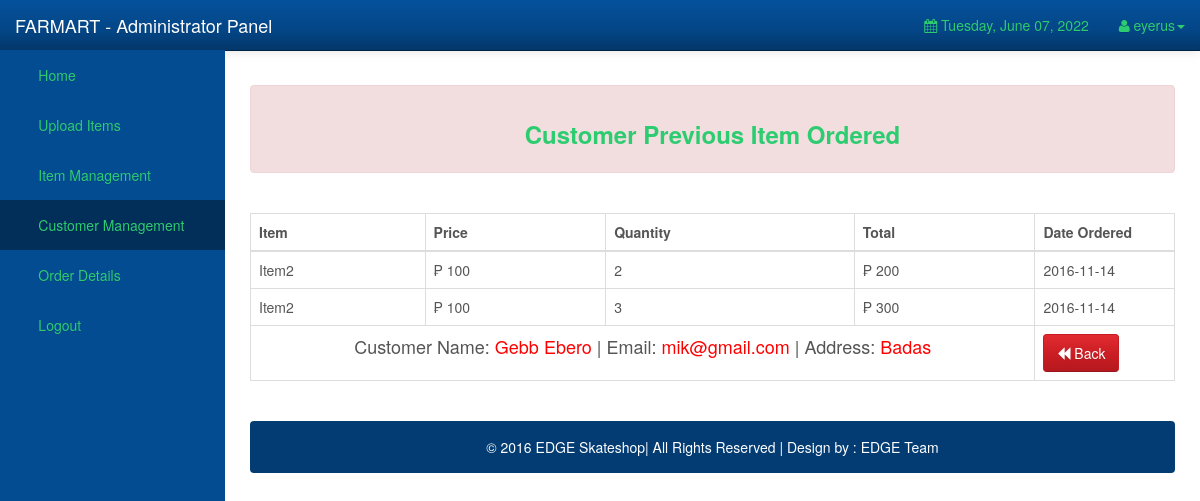
The app's page /Admin/admin/previous_orders.php?previous_id=4 (signed in) with its own data.
### tables this page shows
CREATE TABLE `orderdetails` (
  `order_id` int(10) UNSIGNED NOT NULL,
  `user_id` int(11) NOT NULL DEFAULT 0,
  `order_name` varchar(1000) NOT NULL DEFAULT '',
  `order_price` double NOT NULL DEFAULT 0,
  `order_quantity` int(10) UNSIGNED NOT NULL DEFAULT 0,
  `order_total` double NOT NULL DEFAULT 0,
  `order_status` varchar(45) NOT NULL DEFAULT '',
  `order_date` date NOT NULL DEFAULT '0000-00-00'
);

CREATE TABLE `users` (
  `user_id` int(11) NOT NULL,
  `user_email` varchar(1000) NOT NULL,
  `user_password` varchar(1000) NOT NULL,
  `user_firstname` varchar(1000) NOT NULL,
  `user_lastname` varchar(1000) NOT NULL,
  `user_address` varchar(1000) NOT NULL
);

### Admin/admin/previous_orders.php (the view, shortened to what this page needs)
<?php
	require_once 'config.php';
	if(isset($_GET['previous_id']) && !empty($_GET['previous_id']))
	{
		$view_id = $_GET['previous_id'];
		$stmt_edit = $DB_con->prepare('SELECT * FROM users WHERE user_id=:user_id');
		$stmt_edit->execute(array(':user_id'=>$view_id));
		$edit_row = $stmt_edit->fetch(PDO::FETCH_ASSOC);
		extract($edit_row);
	}
	else
	{
		header("Location: customers.php");
	}
?>
<!DOCTYPE html>
<html lang="en">
<head>
    <link rel="stylesheet" type="text/css" href="bootstrap/css/bootstrap.min.css" />
    <link rel="stylesheet" type="text/css" href="font-awesome/css/font-awesome.min.css" />
    <link rel="stylesheet" type="text/css" href="css/local.css" />
</head>
<body>
    <div id="wrapper">
        <nav class="navbar navbar-inverse navbar-fixed-top" role="navigation">
            <div class="navbar-header">
                <a class="navbar-brand" href="index.php">FARMART - Administrator Panel</a>
            </div>
            <div class="collapse navbar-collapse navbar-ex1-collapse">
                <ul class="nav navbar-nav side-nav">
                    <li><a href="index.php" style="color:#2ecc71"> &nbsp; &nbsp; &nbsp; Home</a></li>
					<li><a data-toggle="modal" data-target="#uploadModal" style="color:#2ecc71"> &nbsp; &nbsp; &nbsp; Upload Items</a></li>
					<li><a href="items.php" style="color:#2ecc71"> &nbsp; &nbsp; &nbsp; Item Management</a></li>
					<li class="active"><a href="customers.php" style="color:#2ecc71"> &nbsp; &nbsp; &nbsp; Customer Management</a></li>
					<li><a href="orderdetails.php" style="color:#2ecc71"> &nbsp; &nbsp; &nbsp; Order Details</a></li>
					<li><a href="logout.php" style="color:#2ecc71"> &nbsp; &nbsp; &nbsp; Logout</a></li>
                </ul>
                <ul class="nav navbar-nav navbar-right navbar-user">
                    <li class="dropdown messages-dropdown">
                        <a href="#" style="color:#2ecc71"><i class="fa fa-calendar"></i>  <?php
                            $Today=date('y:m:d');
                            $new=date('l, F d, Y',strtotime($Today));
                            echo $new; ?></a>
                    </li>
                     <li class="dropdown user-dropdown">
                        <a href="#" class="dropdown-toggle" data-toggle="dropdown" style="color:#2ecc71"><i class="fa fa-user"></i> <?php   extract($_SESSION); echo $admin_username; ?><b class="caret"></b></a>
                    </li>
                </ul>
            </div>
        </nav>
        <div id="page-wrapper">
			 <div class="alert alert-danger">
                          <center> <h3 style="color:#2ecc71"><strong>Customer Previous Item Ordered</strong> </h3></center>
						  </div>
						  <br />
						  <div class="table-responsive">
            <table class="display table table-bordered" id="example" cellspacing="0" width="100%">
              <thead>
                <tr>
                  <th>Item</th>
                  <th>Price</th>
				  <th>Quantity</th>
                  <th>Total</th>
				  <th>Date Ordered</th>
                </tr>
              </thead>
              <tbody>
			  <?php
include("config.php");
	$stmt = $DB_con->prepare("SELECT * FROM orderdetails where user_id='$user_id' and order_status='Ordered_Finished'");
	$stmt->execute();
	if($stmt->rowCount() > 0)
	{
		while($row=$stmt->fetch(PDO::FETCH_ASSOC))
		{
			extract($row);
			?>
                <tr>
                 <td><?php echo $order_name; ?></td>
				 <td>&#8369; <?php echo $order_price; ?> </td>
				 <td><?php echo $order_quantity; ?></td>
				 <td>&#8369; <?php echo $order_total; ?></td>
				  <td><?php echo $order_date; ?></td>
                </tr>
              <?php
		}
		echo "<tr>";
		echo "<td colspan='4' align='center' style='font-size:18px;'>"."Customer Name: <span style='color:red;'>".$user_firstname." ".$user_lastname."</span> | "."Email: <span style='color:red;'>".$user_email."</span> | "."Address: <span style='color:red;'>".$user_address." </span>";
		echo "</td>";
		echo "<td>"."<a class='btn btn-danger' href='customers.php'><span class='glyphicon glyphicon-backward'></span> Back<a/>";
		echo "</td>";
		echo "</tbody>";
		echo "</table>";
		echo "</div>";
		echo "<br />";
		echo '<div class="alert alert-default" style="background-color:#033c73;">
                       <p style="color:white;text-align:center;">
                       &copy 2016 EDGE Skateshop| All Rights Reserved |  Design by : EDGE Team
						</p>
                    </div>
	</div>';
		echo "</div>";
	}
?>
	<br />
	<br />
</body>
</html>

### Admin/admin/css/local.css (style rules this page uses)
#wrapper { padding-left: 0; }
#page-wrapper { width: 100%; padding: 5px 15px; }
body { font-family: "Helvetica Neue", Helvetica, Arial, sans-serif; font-size: 14px; line-height: 1.42857143; color: #555555; background-color: #ffffff; }
.btn { display: inline-block; margin-bottom: 0; font-weight: normal; text-align: center; vertical-align: middle; cursor: pointer; background-image: none; border: 1px solid transparent; white-space: nowrap; padding: 8px 12px; font-size: 14px; line-height: 1.42857143; border-radius: 4px; -webkit-user-select: none; -moz-user-select: none; -ms-user-select: none; user-select: none; }
.btn-danger { color: #ffffff; background-color: #c71c22; border-color: #c71c22; }
.navbar-inverse { background-color: #033c73; border-color: #022f5a; }
.navbar-inverse .navbar-brand { color: #ffffff; }
.navbar-inverse .navbar-nav > li > a { color: #ffffff; }
.navbar-inverse .navbar-nav > .active > a, .navbar-inverse .navbar-nav > .active > a:hover, .navbar-inverse .navbar-nav > .active > a:focus { color: #ffffff; background-color: #022f5a; }
.navbar-inverse .navbar-collapse, .navbar-inverse .navbar-form { border-color: #022a50; }
.alert-danger { background-color: #f2dede; border-color: #eed3d7; color: #b94a48; }
.navbar { background-image: -webkit-linear-gradient(#54b4eb, #2fa4e7 60%, #1d9ce5); background-image: linear-gradient(#54b4eb, #2fa4e7 60%, #1d9ce5); background-repeat: no-repeat; filter: progid:DXImageTransform.Microsoft.gradient(startColorstr='#ff54b4eb', endColorstr='#ff1d9ce5', GradientType=0); border-bottom: 1px solid #178acc; filter: none; -webkit-box-shadow: 0 1px 10px rgba(0, 0, 0, 0.1); box-shadow: 0 1px 10px rgba(0, 0, 0, 0.1); }
.navbar .navbar-nav > li > a, .navbar-brand { text-shadow: 0 1px 0 rgba(0, 0, 0, 0.1); }
.navbar-inverse { background-image: -webkit-linear-gradient(#04519b, #044687 60%, #033769); background-image: linear-gradient(#04519b, #044687 60%, #033769); background-repeat: no-repeat; filter: progid:DXImageTransform.Microsoft.gradient(startColorstr='#ff04519b', endColorstr='#ff033769', GradientType=0); filter: none; border-bottom: 1px solid #022241; }
.btn { text-shadow: 0 1px 0 rgba(0, 0, 0, 0.1); }
.btn-danger { background-image: -webkit-linear-gradient(#e12b31, #c71c22 60%, #b5191f); background-image: linear-gradient(#e12b31, #c71c22 60%, #b5191f); background-repeat: no-repeat; filter: progid:DXImageTransform.Microsoft.gradient(startColorstr='#ffe12b31', endColorstr='#ffb5191f', GradientType=0); filter: none; border-bottom: 1px solid #9a161a; }
.clearfix:before, .clearfix:after, .container:before, .container:after, .container-fluid:before, .container-fluid:after, .row:before, .row:after, .form-horizontal .form-group:before, .form-horizontal .form-group:after, .btn-toolbar:before, .btn-toolbar:after, .btn-group-vertical > .btn-group:before, .btn-group-vertical > .btn-group:after, .nav:before, .nav:after, .navbar:before, .navbar:after, .navbar-header:before, .navbar-header:after, .navbar-collapse:before, .navbar-collapse:after, .pager:before, .pager:after, .panel-body:before, .panel-body:after, .modal-footer:before, .modal-footer:after { content: " "; display: table; }
.clearfix:after, .container:after, .container-fluid:after, .row:after, .form-horizontal .form-group:after, .btn-toolbar:after, .btn-group-vertical > .btn-group:after, .nav:after, .navbar:after, .navbar-header:after, .navbar-collapse:after, .pager:after, .panel-body:after, .modal-footer:after { clear: both; }
a { color: #2fa4e7; text-decoration: none; }
@media (min-width:768px) { #wrapper { padding-left: 225px; } }
@media (min-width:768px) { #page-wrapper { padding: 15px 25px; } }
@media (min-width:768px) { .side-nav { margin-left: -225px; left: 225px; width: 225px; position: fixed; top: 50px; height: 100%; border-radius: 0; border: none; background-color: #044C92; overflow-y: auto; } }
@media (min-width:768px) { .side-nav>li>a { width: 225px; } }
@media (min-width:768px) { .navbar-collapse { padding-left: 15px !important; padding-right: 15px !important; } }

### records on screen
orderdetails: order_name "Item2", order_price "100", order_quantity "2", order_total "200", order_date "2016-11-14"
orderdetails: order_name "Item2", order_price "100", order_quantity "3", order_total "300", order_date "2016-11-14"
users: user_firstname "Gebb", user_lastname "Ebero", user_email "mik@gmail.com", user_address "Badas"

### other values on screen
$admin_username "eyerus"
